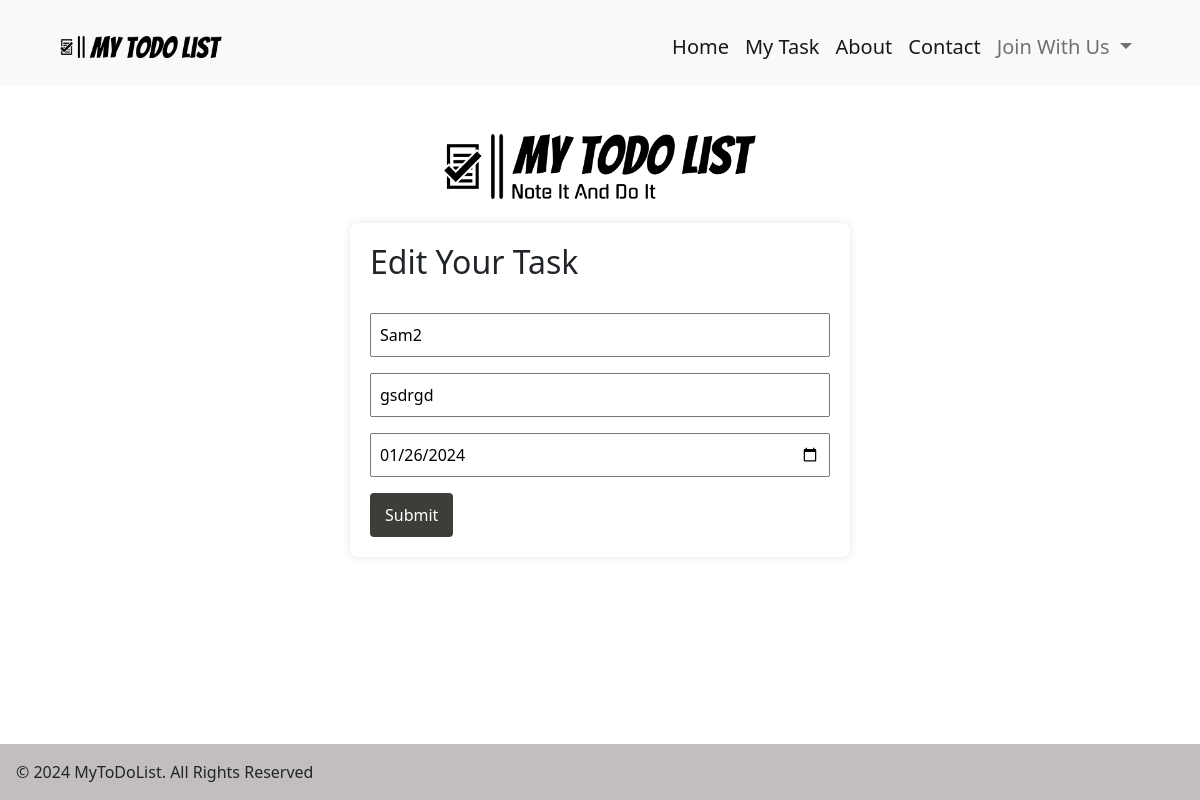
The page /edit/49/ on the database its author committed.
### home/models.py (models this page shows, shortened)
class MyTask(models.Model):
    user = models.ForeignKey(User, on_delete=models.CASCADE)
    task_name = models.CharField(max_length=100)
    task_des = models.TextField()
    task_date = models.DateField(default=datetime.date.today)

### home/views.py (the view)
# urls.py: path('edit/<int:id>/',views.edit_task, name='edit' ),
def edit_task(request, id):
    obj = MyTask.objects.get(id=id)
    Forms = MyTaskForm(request.POST or None, request.FILES, instance=obj)
    if request.method == 'POST':
        if Forms.is_valid():
            Forms.save()
            return redirect('home')
    form_new = {
        'obj': obj,
        'form': Forms
    }
    return render(request, 'edit.html', form_new)

### home/forms.py
class MyTaskForm(forms.ModelForm):
    class Meta:
        model = MyTask
        fields = ('task_name', 'task_des', 'task_date')

### templates/edit.html (shortened to what this page needs)
{% extends "base.html" %}
{% load static %}
{% block content %}
<div class="pt-4 container">
    <div class="text-center">
        <br>
        <img src="{% static "image/head.png" %}" alt="" id="head">
    </div>
    <div class="p-4">
        <form method="post">
            <h2>Edit Your Task</h2><br>
            <input type="text" name="task_name" placeholder="Name of the task" value="{{ obj.task_name }}" required><br>
            <input type="text" name="task_des" placeholder="Description of the task" value="{{ obj.task_des }}" required><br>
            <input type="date" name="task_date" value="{{ obj.task_date|date:'Y-m-d' }}" required>
            <br>
            <button type="submit">Submit</button>&nbsp;&nbsp;
        </form>
    </div>
</div>
{% endblock content %}

### Static/css/mytodlist.css (style rules this page uses)
#head { width: 28%; }
form { background-color: #ffffff; padding: 20px; border-radius: 8px; box-shadow: 0 0 10px rgba(0, 0, 0, 0.1); width: 100%; max-width: 500px; box-sizing: border-box; margin: 0 auto; }
input { width: 100%; padding: 8px; margin-bottom: 16px; box-sizing: border-box; }
button { background-color: #3f3d3a; color: #fff; padding: 10px 15px; border: none; border-radius: 4px; cursor: pointer; font-size: 16px; }

### rows shown on the page
MyTask: task_name "Sam2", task_des "gsdrgd", task_date "01/26/2024"
